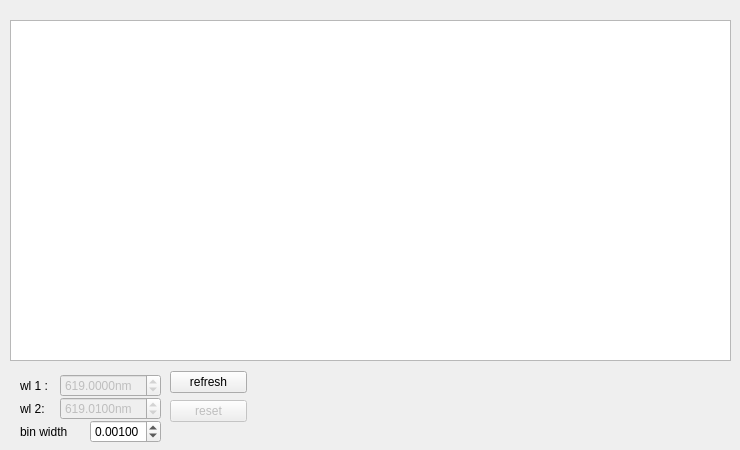
<?xml version="1.0" encoding="UTF-8"?>
<ui version="4.0">
 <class>ZPLsearch</class>
 <widget class="QWidget" name="ZPLsearch">
  <property name="geometry">
   <rect>
    <x>0</x>
    <y>0</y>
    <width>740</width>
    <height>450</height>
   </rect>
  </property>
  <property name="minimumSize">
   <size>
    <width>740</width>
    <height>450</height>
   </size>
  </property>
  <property name="windowTitle">
   <string>ZPL search</string>
  </property>
  <widget class="PlotWidget" name="search_ViewWidget">
   <property name="geometry">
    <rect>
     <x>10</x>
     <y>20</y>
     <width>721</width>
     <height>341</height>
    </rect>
   </property>
   <property name="sizePolicy">
    <sizepolicy hsizetype="Expanding" vsizetype="Expanding">
     <horstretch>1</horstretch>
     <verstretch>1</verstretch>
    </sizepolicy>
   </property>
  </widget>
  <widget class="QWidget" name="layoutWidget">
   <property name="geometry">
    <rect>
     <x>20</x>
     <y>370</y>
     <width>141</width>
     <height>77</height>
    </rect>
   </property>
   <layout class="QVBoxLayout" name="verticalLayout_7">
    <item>
     <layout class="QVBoxLayout" name="verticalLayout_4">
      <property name="spacing">
       <number>0</number>
      </property>
      <item>
       <layout class="QHBoxLayout" name="horizontalLayout_3">
        <item>
         <widget class="QLabel" name="startLabel">
          <property name="text">
           <string>wl 1 :</string>
          </property>
         </widget>
        </item>
        <item>
         <widget class="ScienDSpinBox" name="wl1DoubleSpinBox">
          <property name="enabled">
           <bool>false</bool>
          </property>
          <property name="suffix">
           <string>nm</string>
          </property>
          <property name="decimals">
           <number>4</number>
          </property>
          <property name="minimum">
           <double>515.000000000000000</double>
          </property>
          <property name="maximum">
           <double>1000.000000000000000</double>
          </property>
          <property name="singleStep">
           <double>0.001000000000000</double>
          </property>
          <property name="value">
           <double>619.000000000000000</double>
          </property>
         </widget>
        </item>
       </layout>
      </item>
      <item>
       <layout class="QHBoxLayout" name="horizontalLayout_4">
        <item>
         <widget class="QLabel" name="stopLabel">
          <property name="text">
           <string>wl 2:</string>
          </property>
         </widget>
        </item>
        <item>
         <widget class="ScienDSpinBox" name="wl2DoubleSpinBox">
          <property name="enabled">
           <bool>false</bool>
          </property>
          <property name="suffix">
           <string>nm</string>
          </property>
          <property name="decimals">
           <number>4</number>
          </property>
          <property name="minimum">
           <double>515.000000000000000</double>
          </property>
          <property name="maximum">
           <double>1000.000000000000000</double>
          </property>
          <property name="singleStep">
           <double>0.001000000000000</double>
          </property>
          <property name="value">
           <double>619.009999999999991</double>
          </property>
         </widget>
        </item>
       </layout>
      </item>
      <item>
       <layout class="QHBoxLayout" name="horizontalLayout">
        <item>
         <widget class="QLabel" name="label">
          <property name="text">
           <string>bin width</string>
          </property>
         </widget>
        </item>
        <item>
         <widget class="QDoubleSpinBox" name="binWidthdoubleSpinBox">
          <property name="decimals">
           <number>5</number>
          </property>
          <property name="maximum">
           <double>0.020000000000000</double>
          </property>
          <property name="singleStep">
           <double>0.000100000000000</double>
          </property>
          <property name="value">
           <double>0.001000000000000</double>
          </property>
         </widget>
        </item>
       </layout>
      </item>
     </layout>
    </item>
   </layout>
  </widget>
  <widget class="QWidget" name="">
   <property name="geometry">
    <rect>
     <x>170</x>
     <y>370</y>
     <width>77</width>
     <height>54</height>
    </rect>
   </property>
   <layout class="QVBoxLayout" name="verticalLayout">
    <item>
     <widget class="QPushButton" name="refresh_pushButton">
      <property name="text">
       <string>refresh</string>
      </property>
     </widget>
    </item>
    <item>
     <widget class="QPushButton" name="reset_pushButton">
      <property name="enabled">
       <bool>false</bool>
      </property>
      <property name="text">
       <string>reset</string>
      </property>
     </widget>
    </item>
   </layout>
  </widget>
 </widget>
 <customwidgets>
  <customwidget>
   <class>PlotWidget</class>
   <extends>QGraphicsView</extends>
   <header>pyqtgraph</header>
  </customwidget>
  <customwidget>
   <class>ScienDSpinBox</class>
   <extends>QDoubleSpinBox</extends>
   <header>qtwidgets.scientific_spinbox.h</header>
  </customwidget>
 </customwidgets>
 <resources/>
 <connections/>
</ui>
